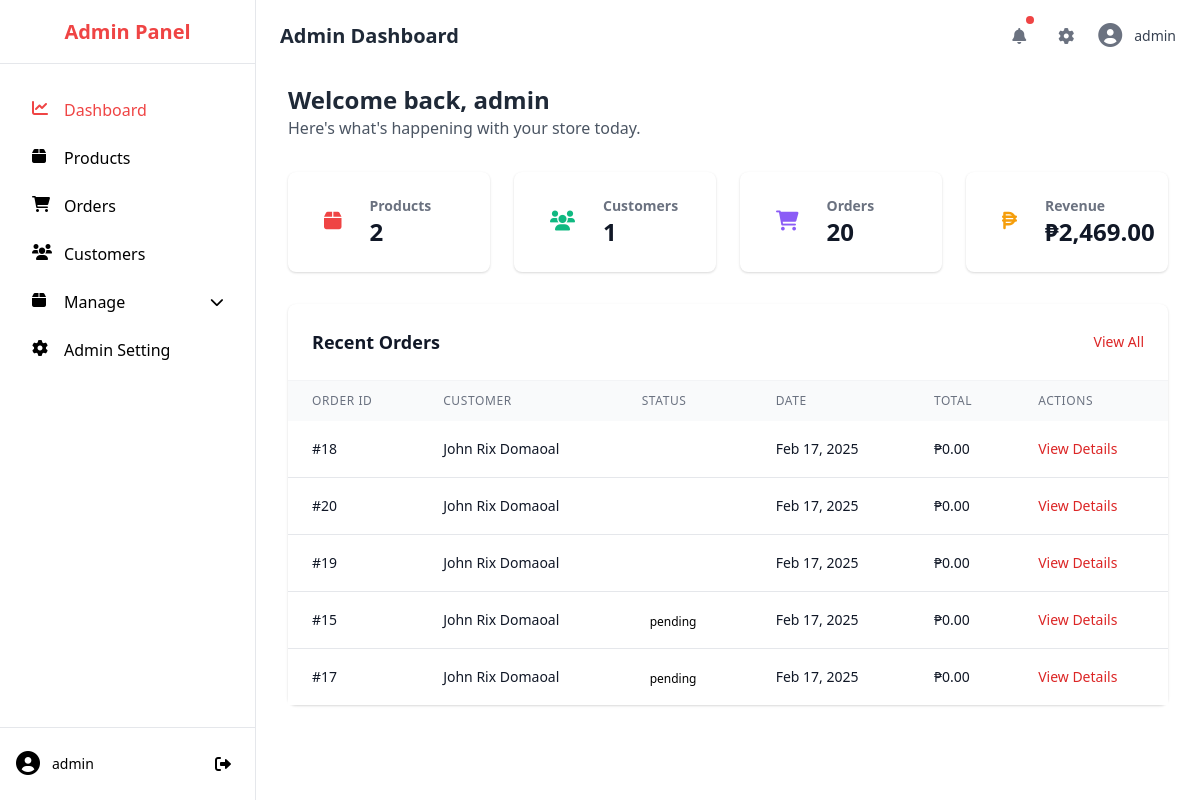
Screenshot of /admin/dashboard.php (signed in) with the database file from the repository.
### tables this page shows
CREATE TABLE `orders` (
  `order_id` int(11) NOT NULL,
  `total_amount` decimal(10,2) DEFAULT NULL,
  `shipping_address` text DEFAULT NULL,
  `phone_number` varchar(20) DEFAULT NULL,
  `email` varchar(255) DEFAULT NULL,
  `status` enum('pending','processing','shipped','delivered','cancelled') DEFAULT 'pending',
  `created_at` timestamp NOT NULL DEFAULT current_timestamp(),
  `payment_method` varchar(50) NOT NULL,
  `payment_status` enum('pending','paid','failed') DEFAULT 'pending',
  `user_id` int(11) DEFAULT NULL,
  `payment_proof` varchar(255) DEFAULT NULL
);

CREATE TABLE `users` (
  `user_id` int(11) NOT NULL,
  `name` varchar(100) NOT NULL,
  `email` varchar(100) NOT NULL,
  `password` varchar(255) NOT NULL,
  `phone_number` varchar(15) NOT NULL,
  `address` text NOT NULL,
  `profile_picture` varchar(255) DEFAULT 'default.jpg'
);

### admin/dashboard.php (the view, shortened to what this page needs)
<?php
include '../conn.php';
$query = "SELECT COUNT(*) as total FROM products";
$result = mysqli_query($conn, $query);
$products_count = mysqli_fetch_assoc($result)['total'];
$query = "SELECT COUNT(*) as total FROM users";
$result = mysqli_query($conn, $query);
$customers_count = mysqli_fetch_assoc($result)['total'];
$query = "SELECT COUNT(*) as total FROM orders";
$result = mysqli_query($conn, $query);
$orders_count = mysqli_fetch_assoc($result)['total'];
$query = "SELECT o.order_id, COALESCE(o.total_amount, 0) as total_amount, o.status, o.created_at,
         u.name as customer_name
  FROM orders o
  JOIN users u ON o.user_id = u.user_id
  ORDER BY o.created_at DESC
  LIMIT 5";
$recent_orders = mysqli_query($conn, $query);
$query = "SELECT SUM(total_amount) as total_revenue FROM orders WHERE status != 'Canceled'";
$result = mysqli_query($conn, $query);
$total_revenue = mysqli_fetch_assoc($result)['total_revenue'] ?? 0;
?>
<!DOCTYPE html>
<html lang="en">
<head>
    <link href="https://cdn.jsdelivr.net/npm/tailwindcss@2.2.19/dist/tailwind.min.css" rel="stylesheet">
    <link rel="stylesheet" href="https://cdnjs.cloudflare.com/ajax/libs/font-awesome/6.0.0-beta3/css/all.min.css">
</head>
<body class="bg-slate-100">
    <?php include 'sidebar.php'; ?>
    <?php include 'header.php'; ?>
    <div class="ml-64 pt-16 p-8">
        <div class="mb-8">
            <h1 class="text-2xl font-bold mt-5 text-gray-800">Welcome back, <?php echo htmlspecialchars($_SESSION['admin_username']); ?></h1>
            <p class="text-gray-600">Here's what's happening with your store today.</p>
        </div>
        <div class="grid grid-cols-1 md:grid-cols-4 gap-6 mb-8">
            <div class="bg-white rounded-lg shadow p-6 hover:shadow-lg transition-shadow">
                <div class="flex items-center">
                    <div class="p-3 rounded-full bg-red-500/10 text-red-500">
                        <i class="fas fa-box text-xl"></i>
                    </div>
                    <div class="ml-4">
                        <h3 class="text-sm font-semibold text-gray-500">Products</h3>
                        <p class="text-2xl font-bold text-gray-900"><?php echo number_format($products_count); ?></p>
                    </div>
                </div>
            </div>
            <div class="bg-white rounded-lg shadow p-6 hover:shadow-lg transition-shadow">
                <div class="flex items-center">
                    <div class="p-3 rounded-full bg-green-500/10 text-green-500">
                        <i class="fas fa-users text-xl"></i>
                    </div>
                    <div class="ml-4">
                        <h3 class="text-sm font-semibold text-gray-500">Customers</h3>
                        <p class="text-2xl font-bold text-gray-900"><?php echo number_format($customers_count); ?></p>
                    </div>
                </div>
            </div>
            <div class="bg-white rounded-lg shadow p-6 hover:shadow-lg transition-shadow">
                <div class="flex items-center">
                    <div class="p-3 rounded-full bg-purple-500/10 text-purple-500">
                        <i class="fas fa-shopping-cart text-xl"></i>
                    </div>
                    <div class="ml-4">
                        <h3 class="text-sm font-semibold text-gray-500">Orders</h3>
                        <p class="text-2xl font-bold text-gray-900"><?php echo number_format($orders_count); ?></p>
                    </div>
                </div>
            </div>
            <div class="bg-white rounded-lg shadow p-6 hover:shadow-lg transition-shadow">
                <div class="flex items-center">
                    <div class="p-3 rounded-full bg-yellow-500/10 text-yellow-500">
                        <i class="fas fa-peso-sign text-xl"></i>
                    </div>
                    <div class="ml-4">
                        <h3 class="text-sm font-semibold text-gray-500">Revenue</h3>
                        <p class="text-2xl font-bold text-gray-900">₱<?php echo number_format($total_revenue, 2); ?></p>
                    </div>
                </div>
            </div>
        </div>
        <div class="bg-white rounded-lg shadow">
            <div class="p-6 border-b border-gray-100 flex justify-between items-center">
                <h2 class="text-lg font-semibold text-gray-900">Recent Orders</h2>
                <a href="orders.php" class="text-red-600 hover:text-red-800 text-sm font-medium">View All</a>
            </div>
            <div class="overflow-x-auto">
                <table class="w-full">
                    <thead class="bg-gray-50">
                        <tr>
                            <th class="px-6 py-3 text-left text-xs font-medium text-gray-500 uppercase tracking-wider">Order ID</th>
                            <th class="px-6 py-3 text-left text-xs font-medium text-gray-500 uppercase tracking-wider">Customer</th>
                            <th class="px-6 py-3 text-left text-xs font-medium text-gray-500 uppercase tracking-wider">Status</th>
                            <th class="px-6 py-3 text-left text-xs font-medium text-gray-500 uppercase tracking-wider">Date</th>
                            <th class="px-6 py-3 text-left text-xs font-medium text-gray-500 uppercase tracking-wider">Total</th>
                            <th class="px-6 py-3 text-left text-xs font-medium text-gray-500 uppercase tracking-wider">Actions</th>
                        </tr>
                    </thead>
                    <tbody class="divide-y divide-gray-200 bg-white">
                        <?php if (mysqli_num_rows($recent_orders) > 0): ?>
                            <?php while ($order = mysqli_fetch_assoc($recent_orders)): ?>
                                <tr class="hover:bg-gray-50">
                                    <td class="px-6 py-4 whitespace-nowrap text-sm text-gray-900">
                                        #<?php echo $order['order_id']; ?>
                                    </td>
                                    <td class="px-6 py-4 whitespace-nowrap text-sm text-gray-900">
                                        <?php echo htmlspecialchars($order['customer_name']); ?>
                                    </td>
                                    <td class="px-6 py-4 whitespace-nowrap">
                                        <span class="px-2 py-1 text-xs font-medium rounded-full
                                        <?php
                                        switch ($order['status']) {
                                            case 'Pending':
                                                echo 'bg-yellow-100 text-yellow-800';
                                                break;
                                            case 'Shipped':
                                                echo 'bg-red-100 text-red-800';
                                                break;
                                            case 'Delivered':
                                                echo 'bg-green-100 text-green-800';
                                                break;
                                            case 'Canceled':
                                                echo 'bg-red-100 text-red-800';
                                                break;
                                        }
                                        ?>">
                                            <?php echo $order['status']; ?>
                                        </span>
                                    </td>
                                    <td class="px-6 py-4 whitespace-nowrap text-sm text-gray-900">
                                        <?php echo date('M d, Y', strtotime($order['created_at'])); ?>
                                    </td>
                                    <td class="px-6 py-4 whitespace-nowrap text-sm text-gray-900">
                                        ₱<?php echo number_format($order['total_amount'] ?? 0, 2); ?>
                                    </td>
                                    <td class="px-6 py-4 whitespace-nowrap text-sm">
                                        <a href="view_order.php?id=<?php echo $order['order_id']; ?>"
                                            class="text-red-600 hover:text-red-800 font-medium">View Details</a>
                                    </td>
                                </tr>
                            <?php endwhile; ?>
                        <?php else: ?>
                            <tr>
                                <td colspan="6" class="px-6 py-4 text-center text-gray-500">No orders found</td>
                            </tr>
                        <?php endif; ?>
                    </tbody>
                </table>
            </div>
        </div>
    </div>
</body>
</html>

### rows the page displays
orders: order_id "18", user.name "John Rix Domaoal", created_at "Feb 17, 2025", total_amount "0.00"
orders: order_id "20", user.name "John Rix Domaoal", created_at "Feb 17, 2025", total_amount "0.00"
orders: order_id "19", user.name "John Rix Domaoal", created_at "Feb 17, 2025", total_amount "0.00"
orders: order_id "15", user.name "John Rix Domaoal", status "pending", created_at "Feb 17, 2025", total_amount "0.00"
orders: order_id "17", user.name "John Rix Domaoal", status "pending", created_at "Feb 17, 2025", total_amount "0.00"

### other values shown
$_SESSION['admin_username'] "admin"
$products_count "2"
$customers_count "1"
$orders_count "20"
$total_revenue "2,469.00"
